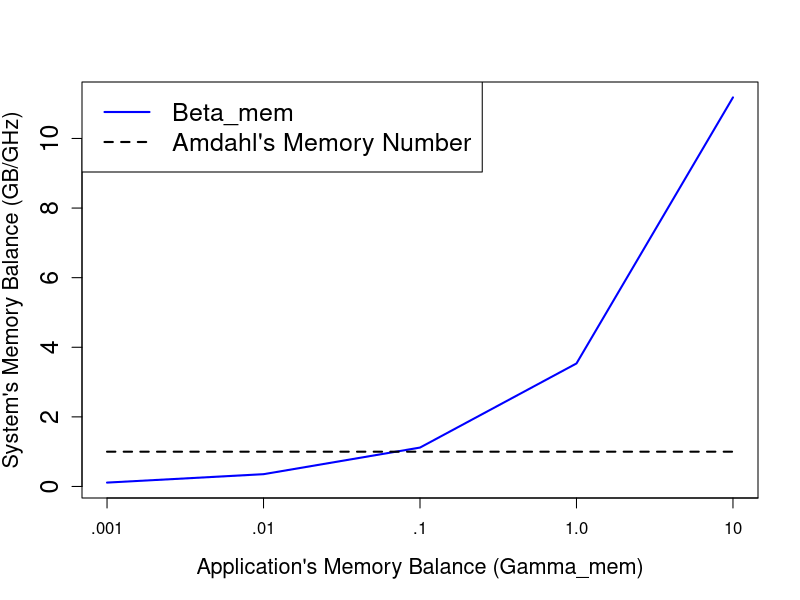

The R source for this figure:
##Where the file is saved
pdf("//Users/arghyakusumdas/Documents/IEEEAccessPaper/IEEEtran/IEEEtran/Figures/beta_mem.pdf")

#Read data from CSV
data <- read.csv(file="beta_mem.csv",head=TRUE,sep=",")

x <- 1:length(data$gamma)

lt <- c(1,2)

plot(x, data$beta, type='l', col='blue', lwd=2, lty=lt[1], ann=FALSE, xaxt='n', xlab="Gamma_{mem}", ylab="Beta_{mem}", cex.lab=1.5, cex.axis=1.5)
lines(x, data$AmdahlMem, col='black', lwd=2, lty=lt[2])

title(xlab="Application's Memory Balance (Gamma_mem)", cex.lab=1.3)
title(ylab="System's Memory Balance (GB/GHz)", cex.lab=1.3)
#title(main="IOPS Over Time")
axis(1,at=c(1,2,3,4,5,6,7), labels=c(".001", ".01", ".1", "1.0", "10", "100", "1000"))

legend("topleft", c("Beta_mem", "Amdahl's Memory Number"), col=c("blue","black"), lwd=c(2,2), lty=lt, cex=1.5)

#print(data$V5)
dev.off()
